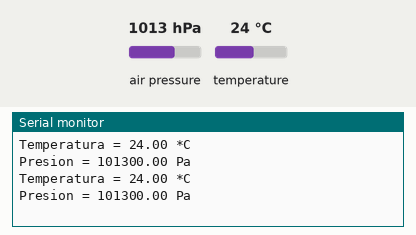
Recording of a sketch running on a simulated Arduino Uno, built with avr-gcc and run on an emulated ATmega328P. On the bench: the last lines printed to the serial monitor. The test bench sets the inputs (shaded band); at power-on: air pressure 1013 hPa, temperature 24 °C.

Above: at 2.8 s.
2.9 s: air pressure set to 952 hPa
At 4.7 s:
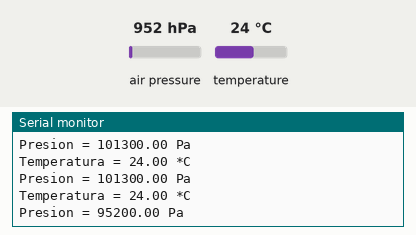
5.6 s: temperature set to 12 °C
At 7.5 s:
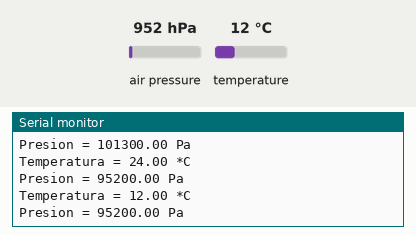
8.3 s: air pressure set to 975 hPa
At 10.8 s:
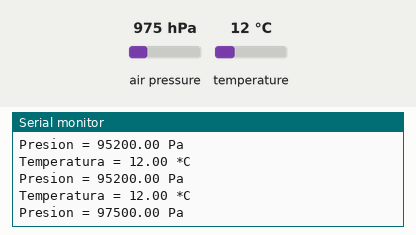
Timing chart, 0 to 12.3 s (numbered marks = the images above; inputs shaded):
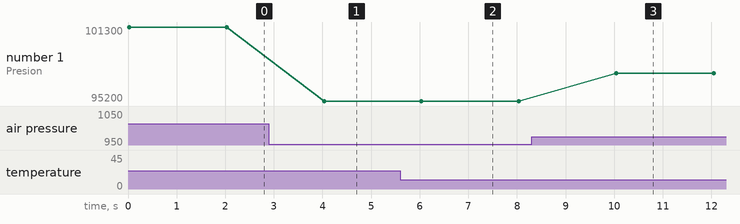

The sketch:

KY-052.ino
```cpp
#include <Wire.h>
#include <SPI.h>
#include <Adafruit_Sensor.h>
#include <Adafruit_BMP280.h>
#define BMP_SCK 13
#define BMP_MISO 12
#define BMP_MOSI 11
#define BMP_CS 10

Adafruit_BMP280 bmp(BMP_CS, BMP_MOSI, BMP_MISO, BMP_SCK);

void setup()
{
  Serial.begin(9600);
  if(!bmp.begin())
  {
    Serial.println(F("No se encuentra al sensor BMP280, verifica el conexionado!"));
    while (1);
  }
}

void loop()
{
  Serial.print(F("Temperatura = "));
  Serial.print(bmp.readTemperature());
  Serial.println(" *C");
  Serial.print(F("Presion = "));
  Serial.print(bmp.readPressure());
  Serial.println(" Pa");
  Serial.println();
  delay(2000);
}
```

Measured:
- after the input at 2.9 s, the serial monitor: prints a new line after 1.1 s (image 1)
- after the input at 5.6 s, the serial monitor: prints a new line after 0.41 s (image 2)
- after the input at 8.3 s, the serial monitor: prints a new line after 1.7 s (image 3)
- plotted number 1: 101300 → 95200 after the input at 2.9 s, 95200 → 97500 after the input at 8.3 s
